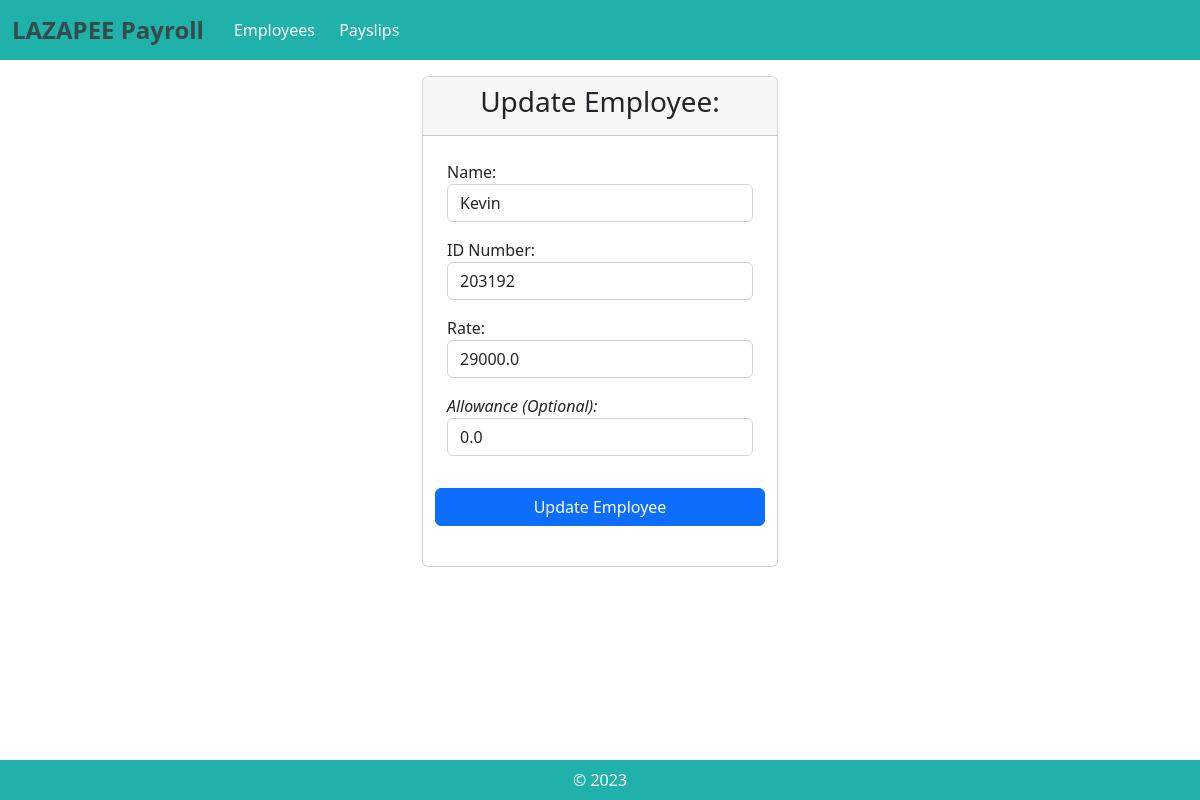
Before: /update_employee/1/ with the older database file.
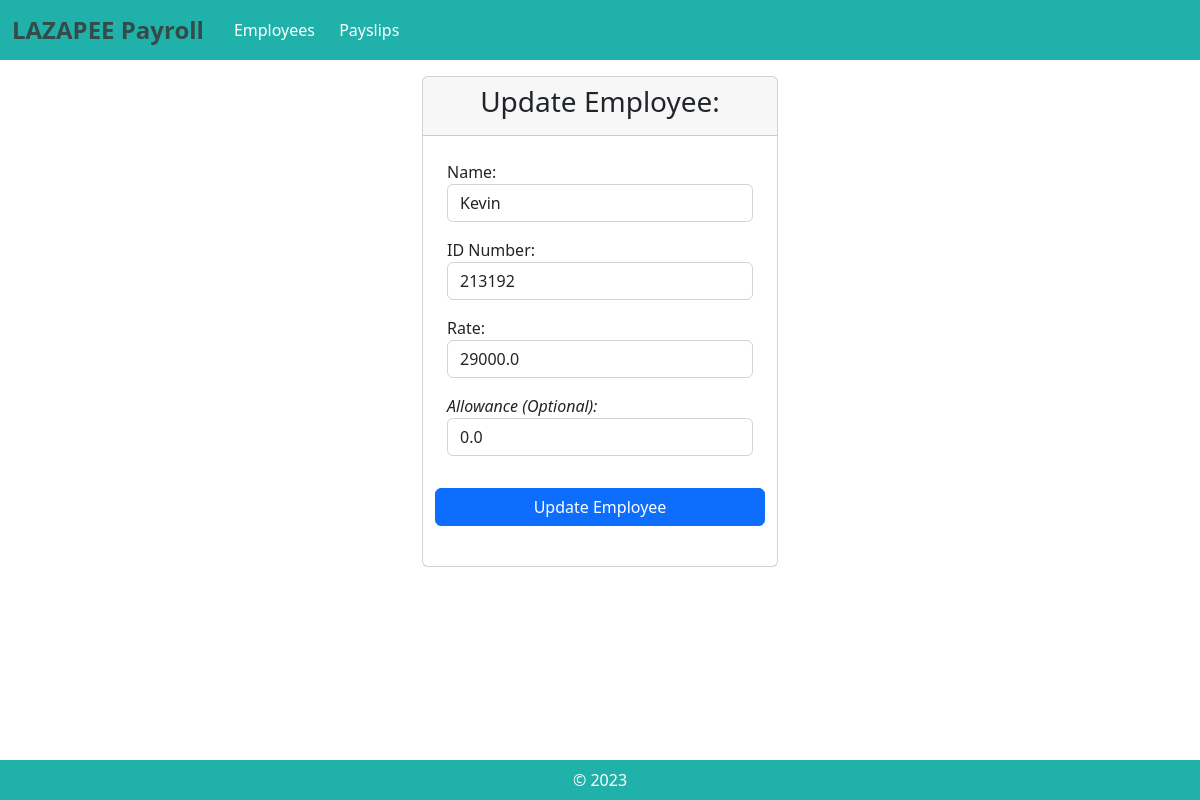
After: the same page with the newer database file.
### payroll_app/models.py (models this page shows, shortened)
class Employee(models.Model):
    name = models.CharField(max_length=300)
    id_number = models.CharField(max_length=300)
    rate = models.FloatField(max_length=300)
    overtime_pay = models.FloatField(max_length=300, null=True, blank=True, default=0)
    allowance = models.FloatField(max_length=300, null=True, blank=True, default=0)

### payroll_app/views.py (the view)
# urls.py: path('update_employee/<int:pk>/', views.update_employee, name="update_employee"),
def update_employee(request, pk):
    emp = get_object_or_404(Employee, pk=pk)
    if(request.method=="POST"):
        n = request.POST.get('name')
        id = request.POST.get('idnum')
        r = request.POST.get('rate')
        a = request.POST.get('allowance')
        if Employee.objects.get(id_number=id).getID() == id:
            Employee.objects.filter(pk=pk).update(name=n, id_number=id, rate=r, allowance=a)
            return redirect('employees')
        elif Employee.objects.filter(id_number=id).exists():
            messages.error(request, "An employee with this ID number already exists")
            return redirect('update_employee', pk=pk)
        else:
            Employee.objects.filter(pk=pk).update(name=n, id_number=id, rate=r, allowance=a)
            return redirect('employees')
    else:
        return render(request, 'payroll_app/update_employee.html', {'emp':emp})

### payroll_app/templates/payroll_app/update_employee.html (shortened to what this page needs)
{% extends 'payroll_app/base.html' %}
{% load static %}
{% block content %}
    <div class="col-sm-4 mx-auto">
        <div class="card">
            <div class="card-header">
                <h3 class="card-title" style = "text-align: center;"> Update Employee: </h3>
            </div>
            <div class="card-body">
                <form method="POST" action="{% url 'update_employee' pk=emp.pk %}">{% csrf_token %}
                    <div class="form-group p-2">
                        <label for="name"> Name: </label>
                        <input type="text" class="form-control" id="name" name="name" value="{{emp.name}}" required>
                    </div>
                    <div class="form-group p-2">
                        <label for="idnum">ID Number: </label>
                        <input type="text" class="form-control" id="idnum" name="idnum" value="{{emp.id_number}}"  required>
                    </div>
                    <div class="form-group p-2">
                        <label for="rate"> Rate: </label>
                        <input type="text" class="form-control" id="rate" name="rate" value="{{emp.rate}}" required>
                    </div>
                    <div class="form-group p-2">
                        <label for="rate"><i>Allowance (Optional):</i></label>
                        <input type="text" class="form-control" id="allowance" name="allowance" value="{{emp.allowance}}">
                    </div>
                    <div class = "row p-2"><button type="submit" class="mt-3 btn btn-primary">Update Employee</button></div>
                </form>
            </div>
        </div>
    </div>
{% endblock %}

Changed rows visible on the page:
changed Employee "Kevin": idnum "203192" → "213192"
